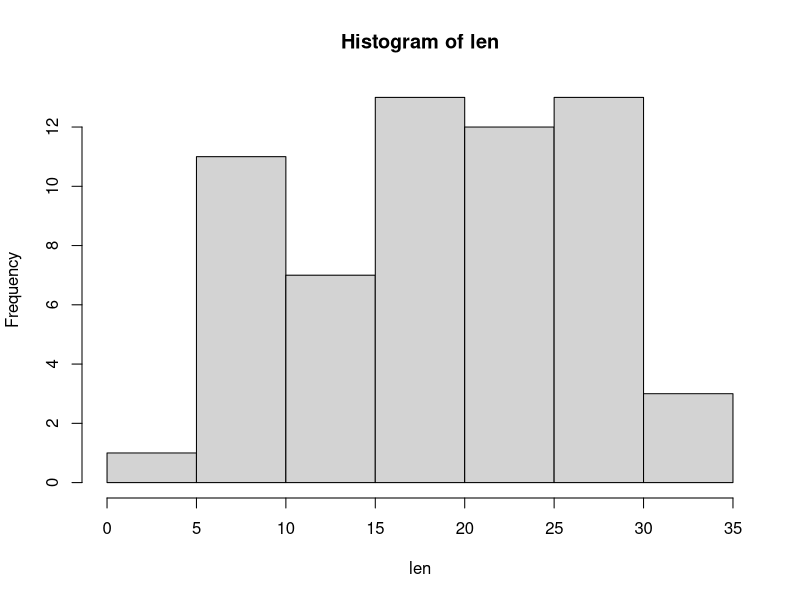
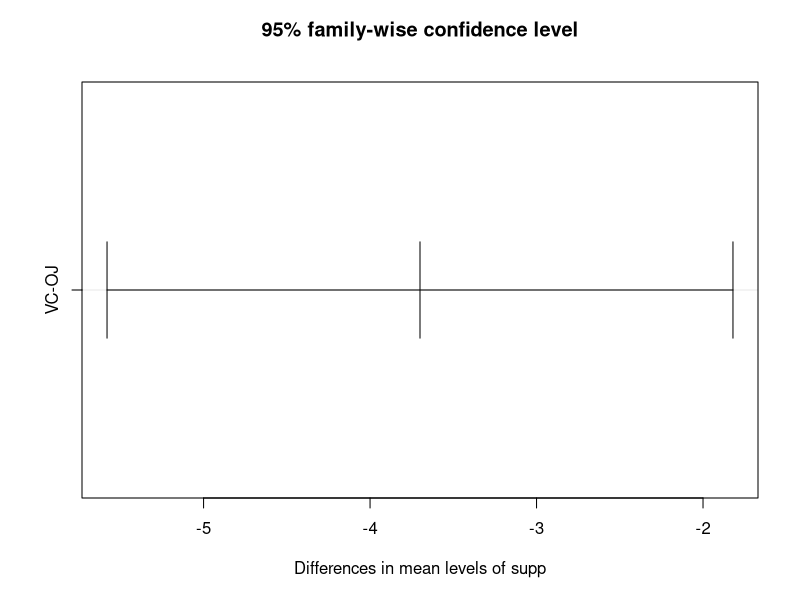
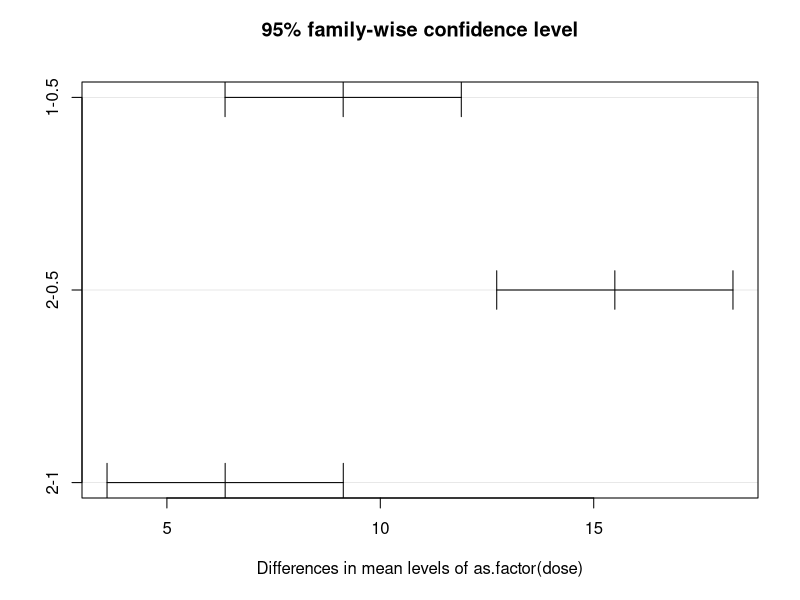
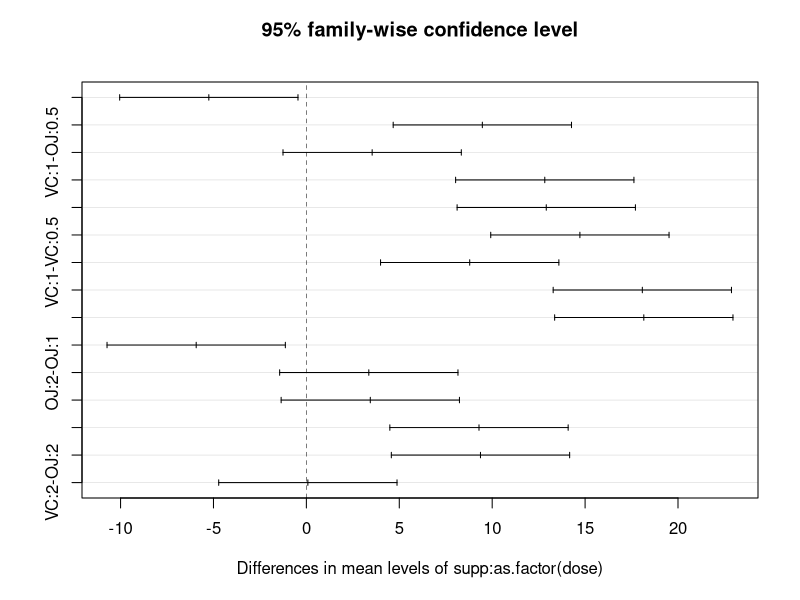

Write R code to recreate these figures, in order.
# ?ToothGrowth, shows description of dataset #nolint
dataset <- data.frame(ToothGrowth)
print(dataset)

attach(dataset)

# Variance Test
# var.test(response ~ groups, data, alternative = "two.sided") # nolint
var.test(len ~ supp, dataset, alternative = "two.sided")
var.test(len ~ supp, dataset, alternative = "two.sided", conf.level = 0.99)

hist(len)

# H0: variable is normally disributed
# HA: variable is not nornally distributed
# If p-value > .05, the assumption is satisfied

shapiro.test(len)

######### ANOVAS
# results <- aov(len ~ supp, data = dataset) # nolint

results_oneway <- aov(len ~ supp, data = dataset)
summary(results_oneway)

######### Blocking

# results <- aov(response ~ group + block, data = dataset) # nolint

results_block <- aov(len ~ supp + as.factor(dose), data = dataset)
summary(results_block)

######### Two-Way ANOVA
#results <- aov(response ~ group + group2 + group1*group2, data = dataset) # nolint

results_twoway <- aov(len ~ supp + as.factor(dose)
                      + supp * as.factor(dose), data = dataset)
summary(results_twoway)

f_statistic <- ((205.4 + 2425.4 + 108.3) / 5) / 13.2
# ((sum sq of supp + sum sq of as.factor(dose) +
# sum sq of supp:as.factor(dose)) / sum of df) / mean sq of residual

# pf(test statistic, dfnum, dfden, lower.tail = FALSE) # nolint
pf(f_statistic, 5, 54, lower.tail = FALSE)

######### PostHoc

TukeyHSD(results_twoway)
plot(TukeyHSD(results_twoway))

######### Bonf

pairwise.t.test(len, as.factor(dose), method = "bonf")
